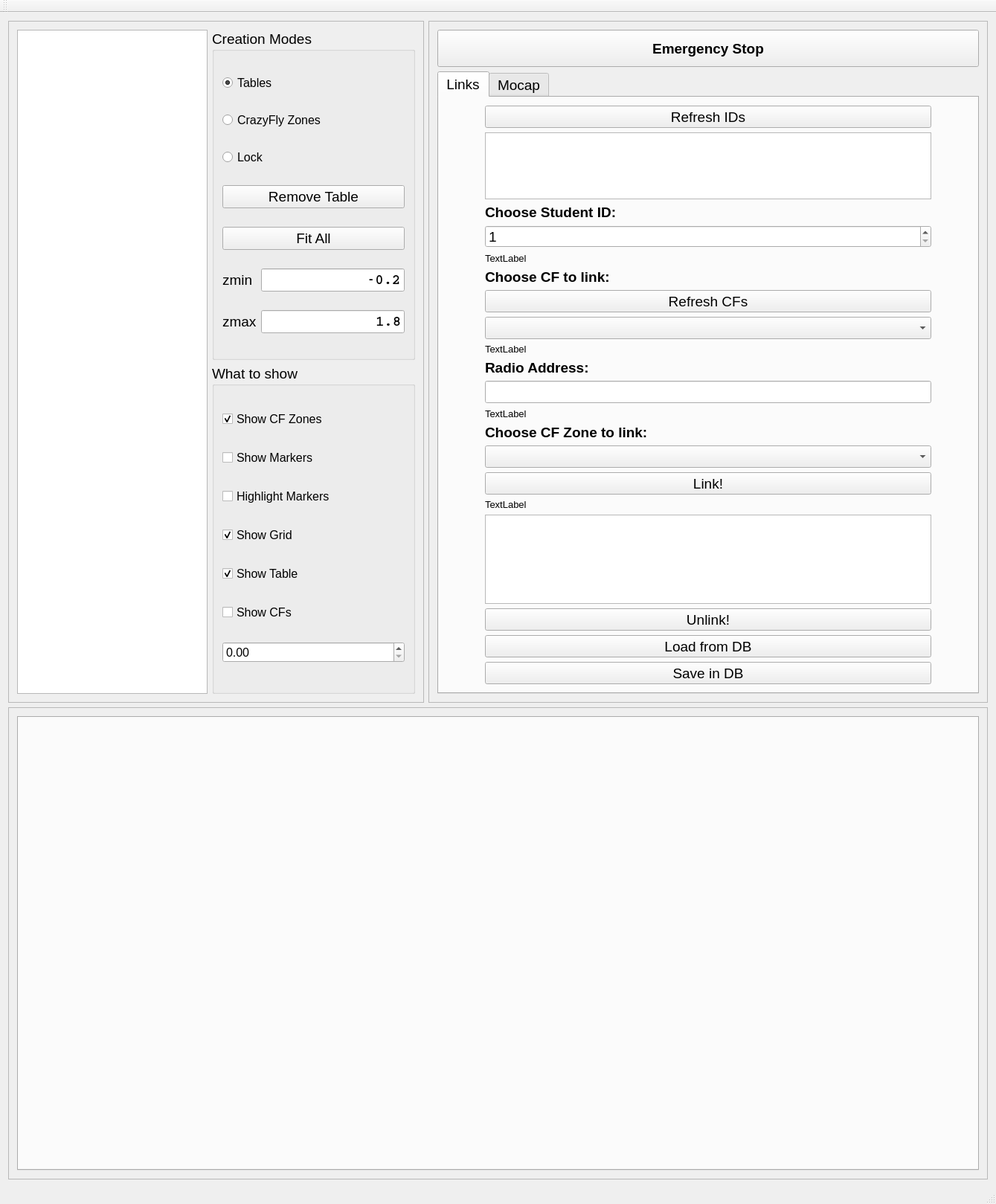
<?xml version="1.0" encoding="UTF-8"?>
<ui version="4.0">
 <class>MainGUIWindow</class>
 <widget class="QMainWindow" name="MainGUIWindow">
  <property name="geometry">
   <rect>
    <x>0</x>
    <y>0</y>
    <width>1339</width>
    <height>1619</height>
   </rect>
  </property>
  <property name="windowTitle">
   <string>MainGUIWindow</string>
  </property>
  <widget class="QWidget" name="centralWidget">
   <layout class="QGridLayout" name="gridLayout_3">
    <item row="0" column="0">
     <widget class="QFrame" name="frame_drawing">
      <property name="sizePolicy">
       <sizepolicy hsizetype="Preferred" vsizetype="Preferred">
        <horstretch>0</horstretch>
        <verstretch>0</verstretch>
       </sizepolicy>
      </property>
      <property name="frameShape">
       <enum>QFrame::StyledPanel</enum>
      </property>
      <property name="frameShadow">
       <enum>QFrame::Raised</enum>
      </property>
      <layout class="QGridLayout" name="gridLayout_4">
       <item row="0" column="1">
        <widget class="QGroupBox" name="groupBox">
         <property name="sizePolicy">
          <sizepolicy hsizetype="Preferred" vsizetype="MinimumExpanding">
           <horstretch>0</horstretch>
           <verstretch>0</verstretch>
          </sizepolicy>
         </property>
         <property name="font">
          <font>
           <pointsize>14</pointsize>
          </font>
         </property>
         <property name="title">
          <string>Creation Modes</string>
         </property>
         <layout class="QVBoxLayout" name="verticalLayout">
          <item>
           <widget class="QRadioButton" name="radioButton_table_mode">
            <property name="font">
             <font>
              <pointsize>12</pointsize>
             </font>
            </property>
            <property name="text">
             <string>Tables</string>
            </property>
            <property name="checked">
             <bool>true</bool>
            </property>
           </widget>
          </item>
          <item>
           <widget class="QRadioButton" name="radioButton_crazyfly_zones_mode">
            <property name="font">
             <font>
              <pointsize>12</pointsize>
             </font>
            </property>
            <property name="text">
             <string>CrazyFly Zones</string>
            </property>
            <property name="checkable">
             <bool>true</bool>
            </property>
           </widget>
          </item>
          <item>
           <widget class="QRadioButton" name="radioButton_lock_mode">
            <property name="font">
             <font>
              <pointsize>12</pointsize>
             </font>
            </property>
            <property name="text">
             <string>Lock</string>
            </property>
            <property name="checkable">
             <bool>true</bool>
            </property>
           </widget>
          </item>
          <item>
           <widget class="QPushButton" name="removeTable">
            <property name="font">
             <font>
              <pointsize>14</pointsize>
             </font>
            </property>
            <property name="text">
             <string>Remove Table</string>
            </property>
           </widget>
          </item>
          <item>
           <widget class="QPushButton" name="pushButton_fitAll">
            <property name="font">
             <font>
              <pointsize>14</pointsize>
             </font>
            </property>
            <property name="text">
             <string>Fit All</string>
            </property>
           </widget>
          </item>
          <item>
           <layout class="QHBoxLayout" name="horizontalLayout">
            <item>
             <widget class="QLabel" name="label_zmin">
              <property name="text">
               <string>zmin</string>
              </property>
             </widget>
            </item>
            <item>
             <widget class="QLineEdit" name="lineEdit_zmin">
              <property name="sizePolicy">
               <sizepolicy hsizetype="Minimum" vsizetype="Fixed">
                <horstretch>0</horstretch>
                <verstretch>0</verstretch>
               </sizepolicy>
              </property>
              <property name="font">
               <font>
                <family>Courier</family>
                <weight>75</weight>
                <bold>true</bold>
               </font>
              </property>
              <property name="text">
               <string>-0.2</string>
              </property>
              <property name="alignment">
               <set>Qt::AlignRight|Qt::AlignTrailing|Qt::AlignVCenter</set>
              </property>
             </widget>
            </item>
           </layout>
          </item>
          <item>
           <layout class="QHBoxLayout" name="horizontalLayout_2">
            <item>
             <widget class="QLabel" name="label_zmax">
              <property name="text">
               <string>zmax</string>
              </property>
             </widget>
            </item>
            <item>
             <widget class="QLineEdit" name="lineEdit_zmax">
              <property name="sizePolicy">
               <sizepolicy hsizetype="Minimum" vsizetype="Fixed">
                <horstretch>0</horstretch>
                <verstretch>0</verstretch>
               </sizepolicy>
              </property>
              <property name="font">
               <font>
                <family>Courier</family>
                <weight>75</weight>
                <bold>true</bold>
               </font>
              </property>
              <property name="text">
               <string>1.8</string>
              </property>
              <property name="alignment">
               <set>Qt::AlignRight|Qt::AlignTrailing|Qt::AlignVCenter</set>
              </property>
             </widget>
            </item>
           </layout>
          </item>
         </layout>
        </widget>
       </item>
       <item row="1" column="1">
        <widget class="QGroupBox" name="groupBox_2">
         <property name="sizePolicy">
          <sizepolicy hsizetype="Preferred" vsizetype="MinimumExpanding">
           <horstretch>0</horstretch>
           <verstretch>0</verstretch>
          </sizepolicy>
         </property>
         <property name="font">
          <font>
           <pointsize>14</pointsize>
          </font>
         </property>
         <property name="title">
          <string>What to show</string>
         </property>
         <layout class="QGridLayout" name="gridLayout_5">
          <item row="5" column="0">
           <widget class="QCheckBox" name="checkBox_grid">
            <property name="font">
             <font>
              <pointsize>12</pointsize>
             </font>
            </property>
            <property name="text">
             <string>Show Grid</string>
            </property>
            <property name="checked">
             <bool>true</bool>
            </property>
           </widget>
          </item>
          <item row="6" column="0">
           <widget class="QCheckBox" name="checkBox_table">
            <property name="font">
             <font>
              <pointsize>12</pointsize>
             </font>
            </property>
            <property name="text">
             <string>Show Table</string>
            </property>
            <property name="checked">
             <bool>true</bool>
            </property>
           </widget>
          </item>
          <item row="9" column="0">
           <widget class="QCheckBox" name="checkBox_vicon_crazyflies">
            <property name="font">
             <font>
              <pointsize>12</pointsize>
             </font>
            </property>
            <property name="text">
             <string>Show CFs</string>
            </property>
            <property name="checked">
             <bool>false</bool>
            </property>
           </widget>
          </item>
          <item row="1" column="0">
           <widget class="QCheckBox" name="checkBox_crazyfly_zones">
            <property name="font">
             <font>
              <pointsize>12</pointsize>
             </font>
            </property>
            <property name="text">
             <string>Show CF Zones</string>
            </property>
            <property name="checked">
             <bool>true</bool>
            </property>
           </widget>
          </item>
          <item row="2" column="0">
           <widget class="QCheckBox" name="checkBox_vicon_markers">
            <property name="font">
             <font>
              <pointsize>12</pointsize>
             </font>
            </property>
            <property name="text">
             <string>Show Markers</string>
            </property>
            <property name="checked">
             <bool>false</bool>
            </property>
           </widget>
          </item>
          <item row="10" column="0">
           <widget class="QDoubleSpinBox" name="scaleSpinBox">
            <property name="font">
             <font>
              <pointsize>12</pointsize>
             </font>
            </property>
           </widget>
          </item>
          <item row="3" column="0">
           <widget class="QCheckBox" name="checkBox_vicon_highlight_markers">
            <property name="font">
             <font>
              <pointsize>12</pointsize>
             </font>
            </property>
            <property name="text">
             <string>Highlight Markers</string>
            </property>
            <property name="checkable">
             <bool>false</bool>
            </property>
           </widget>
          </item>
         </layout>
        </widget>
       </item>
       <item row="0" column="0" rowspan="2">
        <widget class="myGraphicsView" name="graphicsView">
         <property name="sizePolicy">
          <sizepolicy hsizetype="Preferred" vsizetype="Preferred">
           <horstretch>0</horstretch>
           <verstretch>0</verstretch>
          </sizepolicy>
         </property>
         <property name="mouseTracking">
          <bool>true</bool>
         </property>
        </widget>
       </item>
      </layout>
      <zorder>graphicsView</zorder>
      <zorder>groupBox</zorder>
      <zorder>groupBox_2</zorder>
     </widget>
    </item>
    <item row="0" column="1">
     <widget class="QFrame" name="frame_3">
      <property name="sizePolicy">
       <sizepolicy hsizetype="Preferred" vsizetype="Preferred">
        <horstretch>0</horstretch>
        <verstretch>0</verstretch>
       </sizepolicy>
      </property>
      <property name="frameShape">
       <enum>QFrame::StyledPanel</enum>
      </property>
      <property name="frameShadow">
       <enum>QFrame::Raised</enum>
      </property>
      <layout class="QVBoxLayout" name="verticalLayout_2">
       <item>
        <widget class="QPushButton" name="emergency_stop_button">
         <property name="sizePolicy">
          <sizepolicy hsizetype="Minimum" vsizetype="Fixed">
           <horstretch>0</horstretch>
           <verstretch>0</verstretch>
          </sizepolicy>
         </property>
         <property name="minimumSize">
          <size>
           <width>0</width>
           <height>50</height>
          </size>
         </property>
         <property name="maximumSize">
          <size>
           <width>16777215</width>
           <height>100</height>
          </size>
         </property>
         <property name="font">
          <font>
           <pointsize>14</pointsize>
           <weight>75</weight>
           <bold>true</bold>
          </font>
         </property>
         <property name="text">
          <string>Emergency Stop</string>
         </property>
        </widget>
       </item>
       <item>
        <widget class="QTabWidget" name="tabWidget_2">
         <property name="font">
          <font>
           <pointsize>14</pointsize>
          </font>
         </property>
         <property name="currentIndex">
          <number>0</number>
         </property>
         <widget class="QWidget" name="links_tab">
          <attribute name="title">
           <string>Links</string>
          </attribute>
          <layout class="QGridLayout" name="gridLayout">
           <item row="0" column="1">
            <widget class="QPushButton" name="refresh_student_ids_button">
             <property name="sizePolicy">
              <sizepolicy hsizetype="MinimumExpanding" vsizetype="Fixed">
               <horstretch>0</horstretch>
               <verstretch>0</verstretch>
              </sizepolicy>
             </property>
             <property name="minimumSize">
              <size>
               <width>0</width>
               <height>20</height>
              </size>
             </property>
             <property name="maximumSize">
              <size>
               <width>600</width>
               <height>30</height>
              </size>
             </property>
             <property name="text">
              <string>Refresh IDs</string>
             </property>
            </widget>
           </item>
           <item row="13" column="1">
            <widget class="QLabel" name="err_message_radio_address">
             <property name="sizePolicy">
              <sizepolicy hsizetype="MinimumExpanding" vsizetype="Fixed">
               <horstretch>0</horstretch>
               <verstretch>0</verstretch>
              </sizepolicy>
             </property>
             <property name="minimumSize">
              <size>
               <width>0</width>
               <height>10</height>
              </size>
             </property>
             <property name="maximumSize">
              <size>
               <width>600</width>
               <height>20</height>
              </size>
             </property>
             <property name="font">
              <font>
               <pointsize>10</pointsize>
              </font>
             </property>
             <property name="text">
              <string>TextLabel</string>
             </property>
            </widget>
           </item>
           <item row="22" column="1">
            <widget class="QPushButton" name="load_from_DB_button">
             <property name="sizePolicy">
              <sizepolicy hsizetype="MinimumExpanding" vsizetype="Fixed">
               <horstretch>0</horstretch>
               <verstretch>0</verstretch>
              </sizepolicy>
             </property>
             <property name="minimumSize">
              <size>
               <width>0</width>
               <height>20</height>
              </size>
             </property>
             <property name="maximumSize">
              <size>
               <width>600</width>
               <height>30</height>
              </size>
             </property>
             <property name="text">
              <string>Load from DB</string>
             </property>
            </widget>
           </item>
           <item row="12" column="1">
            <widget class="QLineEdit" name="radioAddress_text">
             <property name="sizePolicy">
              <sizepolicy hsizetype="MinimumExpanding" vsizetype="Fixed">
               <horstretch>0</horstretch>
               <verstretch>0</verstretch>
              </sizepolicy>
             </property>
             <property name="minimumSize">
              <size>
               <width>0</width>
               <height>20</height>
              </size>
             </property>
             <property name="maximumSize">
              <size>
               <width>600</width>
               <height>30</height>
              </size>
             </property>
             <property name="readOnly">
              <bool>true</bool>
             </property>
             <property name="clearButtonEnabled">
              <bool>false</bool>
             </property>
            </widget>
           </item>
           <item row="5" column="1">
            <widget class="QSpinBox" name="spinBox_student_ids">
             <property name="sizePolicy">
              <sizepolicy hsizetype="MinimumExpanding" vsizetype="Fixed">
               <horstretch>0</horstretch>
               <verstretch>0</verstretch>
              </sizepolicy>
             </property>
             <property name="minimumSize">
              <size>
               <width>0</width>
               <height>30</height>
              </size>
             </property>
             <property name="maximumSize">
              <size>
               <width>600</width>
               <height>30</height>
              </size>
             </property>
             <property name="minimum">
              <number>1</number>
             </property>
             <property name="maximum">
              <number>20</number>
             </property>
             <property name="value">
              <number>1</number>
             </property>
            </widget>
           </item>
           <item row="2" column="1">
            <widget class="QListWidget" name="list_discovered_student_ids">
             <property name="sizePolicy">
              <sizepolicy hsizetype="MinimumExpanding" vsizetype="MinimumExpanding">
               <horstretch>0</horstretch>
               <verstretch>0</verstretch>
              </sizepolicy>
             </property>
             <property name="maximumSize">
              <size>
               <width>600</width>
               <height>90</height>
              </size>
             </property>
            </widget>
           </item>
           <item row="15" column="1">
            <widget class="QComboBox" name="comboBoxCFZones">
             <property name="sizePolicy">
              <sizepolicy hsizetype="MinimumExpanding" vsizetype="Fixed">
               <horstretch>0</horstretch>
               <verstretch>0</verstretch>
              </sizepolicy>
             </property>
             <property name="minimumSize">
              <size>
               <width>0</width>
               <height>20</height>
              </size>
             </property>
             <property name="maximumSize">
              <size>
               <width>600</width>
               <height>30</height>
              </size>
             </property>
            </widget>
           </item>
           <item row="9" column="1">
            <widget class="QComboBox" name="comboBoxCFs">
             <property name="sizePolicy">
              <sizepolicy hsizetype="MinimumExpanding" vsizetype="Fixed">
               <horstretch>0</horstretch>
               <verstretch>0</verstretch>
              </sizepolicy>
             </property>
             <property name="minimumSize">
              <size>
               <width>0</width>
               <height>20</height>
              </size>
             </property>
             <property name="maximumSize">
              <size>
               <width>600</width>
               <height>30</height>
              </size>
             </property>
            </widget>
           </item>
           <item row="4" column="1">
            <widget class="QLabel" name="label_4">
             <property name="sizePolicy">
              <sizepolicy hsizetype="MinimumExpanding" vsizetype="Fixed">
               <horstretch>0</horstretch>
               <verstretch>0</verstretch>
              </sizepolicy>
             </property>
             <property name="minimumSize">
              <size>
               <width>0</width>
               <height>15</height>
              </size>
             </property>
             <property name="maximumSize">
              <size>
               <width>600</width>
               <height>25</height>
              </size>
             </property>
             <property name="font">
              <font>
               <weight>75</weight>
               <bold>true</bold>
              </font>
             </property>
             <property name="text">
              <string>Choose Student ID:</string>
             </property>
            </widget>
           </item>
           <item row="7" column="1">
            <widget class="QLabel" name="label_2">
             <property name="sizePolicy">
              <sizepolicy hsizetype="MinimumExpanding" vsizetype="Fixed">
               <horstretch>0</horstretch>
               <verstretch>0</verstretch>
              </sizepolicy>
             </property>
             <property name="minimumSize">
              <size>
               <width>0</width>
               <height>15</height>
              </size>
             </property>
             <property name="maximumSize">
              <size>
               <width>600</width>
               <height>25</height>
              </size>
             </property>
             <property name="font">
              <font>
               <weight>75</weight>
               <bold>true</bold>
              </font>
             </property>
             <property name="text">
              <string>Choose CF to link:</string>
             </property>
            </widget>
           </item>
           <item row="14" column="1">
            <widget class="QLabel" name="label_3">
             <property name="sizePolicy">
              <sizepolicy hsizetype="MinimumExpanding" vsizetype="Fixed">
               <horstretch>0</horstretch>
               <verstretch>0</verstretch>
              </sizepolicy>
             </property>
             <property name="minimumSize">
              <size>
               <width>0</width>
               <height>15</height>
              </size>
             </property>
             <property name="maximumSize">
              <size>
               <width>600</width>
               <height>25</height>
              </size>
             </property>
             <property name="font">
              <font>
               <weight>75</weight>
               <bold>true</bold>
              </font>
             </property>
             <property name="text">
              <string>Choose CF Zone to link:</string>
             </property>
            </widget>
           </item>
           <item row="11" column="1">
            <widget class="QLabel" name="label">
             <property name="sizePolicy">
              <sizepolicy hsizetype="MinimumExpanding" vsizetype="Fixed">
               <horstretch>0</horstretch>
               <verstretch>0</verstretch>
              </sizepolicy>
             </property>
             <property name="minimumSize">
              <size>
               <width>0</width>
               <height>15</height>
              </size>
             </property>
             <property name="maximumSize">
              <size>
               <width>600</width>
               <height>25</height>
              </size>
             </property>
             <property name="font">
              <font>
               <weight>75</weight>
               <bold>true</bold>
              </font>
             </property>
             <property name="text">
              <string>Radio Address:</string>
             </property>
            </widget>
           </item>
           <item row="6" column="1">
            <widget class="QLabel" name="err_message_student_id">
             <property name="sizePolicy">
              <sizepolicy hsizetype="MinimumExpanding" vsizetype="Fixed">
               <horstretch>0</horstretch>
               <verstretch>0</verstretch>
              </sizepolicy>
             </property>
             <property name="minimumSize">
              <size>
               <width>0</width>
               <height>10</height>
              </size>
             </property>
             <property name="maximumSize">
              <size>
               <width>600</width>
               <height>20</height>
              </size>
             </property>
             <property name="font">
              <font>
               <pointsize>10</pointsize>
              </font>
             </property>
             <property name="text">
              <string>TextLabel</string>
             </property>
            </widget>
           </item>
           <item row="8" column="1">
            <widget class="QPushButton" name="refresh_cfs_button">
             <property name="sizePolicy">
              <sizepolicy hsizetype="MinimumExpanding" vsizetype="Fixed">
               <horstretch>0</horstretch>
               <verstretch>0</verstretch>
              </sizepolicy>
             </property>
             <property name="minimumSize">
              <size>
               <width>0</width>
               <height>20</height>
              </size>
             </property>
             <property name="maximumSize">
              <size>
               <width>600</width>
               <height>30</height>
              </size>
             </property>
             <property name="text">
              <string>Refresh CFs</string>
             </property>
            </widget>
           </item>
           <item row="23" column="1">
            <widget class="QPushButton" name="save_in_DB_button">
             <property name="sizePolicy">
              <sizepolicy hsizetype="MinimumExpanding" vsizetype="Fixed">
               <horstretch>0</horstretch>
               <verstretch>0</verstretch>
              </sizepolicy>
             </property>
             <property name="minimumSize">
              <size>
               <width>0</width>
               <height>20</height>
              </size>
             </property>
             <property name="maximumSize">
              <size>
               <width>600</width>
               <height>30</height>
              </size>
             </property>
             <property name="text">
              <string>Save in DB</string>
             </property>
            </widget>
           </item>
           <item row="16" column="1">
            <widget class="QPushButton" name="link_button">
             <property name="sizePolicy">
              <sizepolicy hsizetype="MinimumExpanding" vsizetype="Fixed">
               <horstretch>0</horstretch>
               <verstretch>0</verstretch>
              </sizepolicy>
             </property>
             <property name="minimumSize">
              <size>
               <width>0</width>
               <height>20</height>
              </size>
             </property>
             <property name="maximumSize">
              <size>
               <width>600</width>
               <height>30</height>
              </size>
             </property>
             <property name="text">
              <string>Link!</string>
             </property>
            </widget>
           </item>
           <item row="19" column="1">
            <widget class="QTableWidget" name="table_links">
             <property name="sizePolicy">
              <sizepolicy hsizetype="MinimumExpanding" vsizetype="MinimumExpanding">
               <horstretch>0</horstretch>
               <verstretch>0</verstretch>
              </sizepolicy>
             </property>
             <property name="minimumSize">
              <size>
               <width>0</width>
               <height>0</height>
              </size>
             </property>
             <property name="maximumSize">
              <size>
               <width>600</width>
               <height>120</height>
              </size>
             </property>
             <property name="wordWrap">
              <bool>true</bool>
             </property>
             <property name="rowCount">
              <number>0</number>
             </property>
             <property name="columnCount">
              <number>0</number>
             </property>
             <attribute name="horizontalHeaderVisible">
              <bool>false</bool>
             </attribute>
            </widget>
           </item>
           <item row="21" column="1">
            <widget class="QPushButton" name="unlink_button">
             <property name="sizePolicy">
              <sizepolicy hsizetype="MinimumExpanding" vsizetype="Fixed">
               <horstretch>0</horstretch>
               <verstretch>0</verstretch>
              </sizepolicy>
             </property>
             <property name="minimumSize">
              <size>
               <width>0</width>
               <height>20</height>
              </size>
             </property>
             <property name="maximumSize">
              <size>
               <width>600</width>
               <height>30</height>
              </size>
             </property>
             <property name="text">
              <string>Unlink!</string>
             </property>
            </widget>
           </item>
           <item row="17" column="1">
            <widget class="QLabel" name="err_message_cf_zone">
             <property name="sizePolicy">
              <sizepolicy hsizetype="MinimumExpanding" vsizetype="Fixed">
               <horstretch>0</horstretch>
               <verstretch>0</verstretch>
              </sizepolicy>
             </property>
             <property name="minimumSize">
              <size>
               <width>0</width>
               <height>10</height>
              </size>
             </property>
             <property name="maximumSize">
              <size>
               <width>600</width>
               <height>20</height>
              </size>
             </property>
             <property name="font">
              <font>
               <pointsize>10</pointsize>
              </font>
             </property>
             <property name="text">
              <string>TextLabel</string>
             </property>
            </widget>
           </item>
           <item row="10" column="1">
            <widget class="QLabel" name="err_message_cf">
             <property name="sizePolicy">
              <sizepolicy hsizetype="MinimumExpanding" vsizetype="Fixed">
               <horstretch>0</horstretch>
               <verstretch>0</verstretch>
              </sizepolicy>
             </property>
             <property name="minimumSize">
              <size>
               <width>0</width>
               <height>10</height>
              </size>
             </property>
             <property name="maximumSize">
              <size>
               <width>600</width>
               <height>20</height>
              </size>
             </property>
             <property name="font">
              <font>
               <pointsize>10</pointsize>
              </font>
             </property>
             <property name="text">
              <string>TextLabel</string>
             </property>
            </widget>
           </item>
          </layout>
         </widget>
         <widget class="QWidget" name="tab">
          <attribute name="title">
           <string>Mocap</string>
          </attribute>
          <layout class="QGridLayout" name="gridLayout_2">
           <item row="0" column="0">
            <layout class="QGridLayout" name="gridLayout_6">
             <item row="0" column="0">
              <widget class="QLabel" name="all_radio_label">
               <property name="minimumSize">
                <size>
                 <width>0</width>
                 <height>20</height>
                </size>
               </property>
               <property name="maximumSize">
                <size>
                 <width>16777215</width>
                 <height>40</height>
                </size>
               </property>
               <property name="font">
                <font>
                 <weight>75</weight>
                 <bold>true</bold>
                </font>
               </property>
               <property name="lineWidth">
                <number>1</number>
               </property>
               <property name="text">
                <string>Work in progress.</string>
               </property>
               <property name="alignment">
                <set>Qt::AlignBottom|Qt::AlignHCenter</set>
               </property>
              </widget>
             </item>
             <item row="1" column="0">
              <spacer name="verticalSpacer">
               <property name="orientation">
                <enum>Qt::Vertical</enum>
               </property>
               <property name="sizeHint" stdset="0">
                <size>
                 <width>20</width>
                 <height>40</height>
                </size>
               </property>
              </spacer>
             </item>
            </layout>
           </item>
          </layout>
         </widget>
        </widget>
       </item>
      </layout>
     </widget>
    </item>
    <item row="1" column="0" colspan="2">
     <widget class="QFrame" name="frame">
      <property name="sizePolicy">
       <sizepolicy hsizetype="MinimumExpanding" vsizetype="MinimumExpanding">
        <horstretch>0</horstretch>
        <verstretch>0</verstretch>
       </sizepolicy>
      </property>
      <property name="frameShape">
       <enum>QFrame::StyledPanel</enum>
      </property>
      <property name="frameShadow">
       <enum>QFrame::Raised</enum>
      </property>
      <layout class="QVBoxLayout" name="verticalLayout_3">
       <item>
        <widget class="QTabWidget" name="tabWidget">
         <property name="sizePolicy">
          <sizepolicy hsizetype="Expanding" vsizetype="Expanding">
           <horstretch>0</horstretch>
           <verstretch>0</verstretch>
          </sizepolicy>
         </property>
         <property name="layoutDirection">
          <enum>Qt::LeftToRight</enum>
         </property>
         <property name="currentIndex">
          <number>-1</number>
         </property>
         <property name="tabsClosable">
          <bool>true</bool>
         </property>
        </widget>
       </item>
      </layout>
     </widget>
    </item>
   </layout>
  </widget>
  <widget class="QMenuBar" name="menuBar">
   <property name="geometry">
    <rect>
     <x>0</x>
     <y>0</y>
     <width>1339</width>
     <height>47</height>
    </rect>
   </property>
  </widget>
  <widget class="QToolBar" name="mainToolBar">
   <attribute name="toolBarArea">
    <enum>TopToolBarArea</enum>
   </attribute>
   <attribute name="toolBarBreak">
    <bool>false</bool>
   </attribute>
  </widget>
  <widget class="QStatusBar" name="statusBar"/>
 </widget>
 <layoutdefault spacing="6" margin="11"/>
 <customwidgets>
  <customwidget>
   <class>myGraphicsView</class>
   <extends>QGraphicsView</extends>
   <header>myGraphicsView.h</header>
  </customwidget>
 </customwidgets>
 <resources/>
 <connections/>
</ui>
